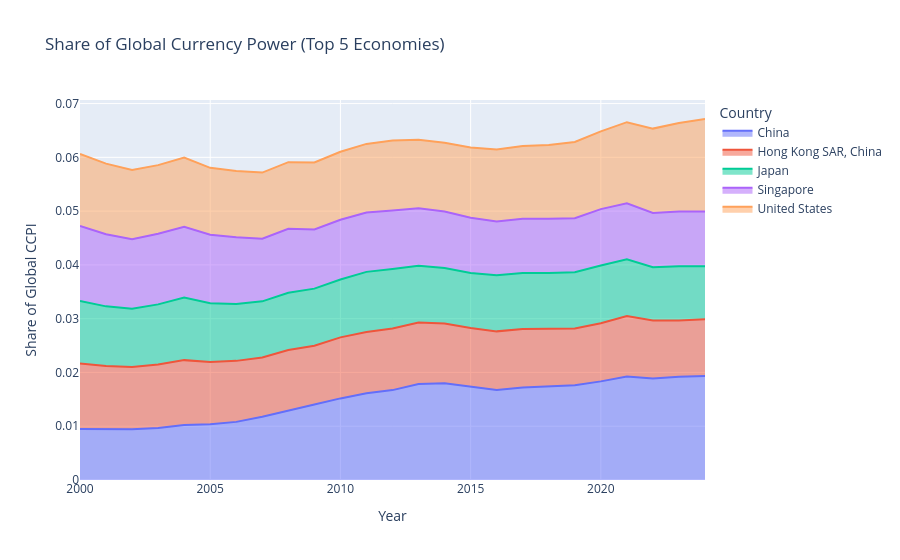

Notebook cell for this chart:
### Markdown cell above
[View Top 5 CCPI Trajectories](https://afreedashireen.github.io/global-currency-power-index/visuals/top5_ccpi_trajectories.html)

### Code cell
# 7. Share of global CCPI

df_share = df_scaled.copy()
df_share["Global_Total"] = df_share.groupby("Year")["CCPI"].transform("sum")
df_share["CCPI_Share"] = df_share["CCPI"] / df_share["Global_Total"]

df_share_top5 = df_share[df_share["Country"].isin(top5_countries)]

fig = px.area(
    df_share_top5,
    x="Year",
    y="CCPI_Share",
    color="Country",
    title="Share of Global Currency Power (Top 5 Economies)"
)
fig.update_layout(yaxis_title="Share of Global CCPI")

### Figure 1 — Plotly figure (JSON) as saved in the notebook; plotly's stock layout.template omitted (floating-point values rounded to 4 significant figures)
{"data": [{"fillpattern": {"shape": ""}, "hovertemplate": "Country=China<br>Year=%{x}<br>CCPI_Share=%{y}<extra></extra>", "legendgroup": "China", "line": {"color": "#636efa"}, "marker": {"symbol": "circle"}, "mode": "lines", "name": "China", "orientation": "v", "showlegend": true, "stackgroup": "1", "type": "scatter", "x": [2000, 2001, 2002, 2003, 2004, 2005, 2006, 2007, 2008, 2009, 2010, 2011, 2012, 2013, 2014, 2015, 2016, 2017, 2018, 2019, 2020, 2021, 2022, 2023, 2024], "xaxis": "x", "y": [0.009503, 0.009419, 0.009431, 0.009656, 0.01024, 0.01037, 0.01081, 0.01176, 0.01295, 0.01403, 0.01517, 0.01615, 0.01672, 0.01786, 0.01799, 0.01731, 0.01676, 0.01719, 0.01739, 0.01763, 0.01834, 0.01923, 0.01888, 0.01922, 0.01933], "yaxis": "y"}, {"fillpattern": {"shape": ""}, "hovertemplate": "Country=Hong Kong SAR, China<br>Year=%{x}<br>CCPI_Share=%{y}<extra></extra>", "legendgroup": "Hong Kong SAR, China", "line": {"color": "#EF553B"}, "marker": {"symbol": "circle"}, "mode": "lines", "name": "Hong Kong SAR, China", "orientation": "v", "showlegend": true, "stackgroup": "1", "type": "scatter", "x": [2000, 2001, 2002, 2003, 2004, 2005, 2006, 2007, 2008, 2009, 2010, 2011, 2012, 2013, 2014, 2015, 2016, 2017, 2018, 2019, 2020, 2021, 2022, 2023, 2024], "xaxis": "x", "y": [0.01219, 0.01177, 0.01159, 0.01181, 0.01205, 0.01157, 0.01135, 0.01103, 0.01121, 0.01093, 0.01135, 0.01138, 0.01146, 0.01141, 0.01111, 0.01094, 0.01088, 0.0109, 0.01075, 0.01055, 0.01082, 0.01124, 0.01078, 0.01045, 0.01055], "yaxis": "y"}, {"fillpattern": {"shape": ""}, "hovertemplate": "Country=Japan<br>Year=%{x}<br>CCPI_Share=%{y}<extra></extra>", "legendgroup": "Japan", "line": {"color": "#00cc96"}, "marker": {"symbol": "circle"}, "mode": "lines", "name": "Japan", "orientation": "v", "showlegend": true, "stackgroup": "1", "type": "scatter", "x": [2000, 2001, 2002, 2003, 2004, 2005, 2006, 2007, 2008, 2009, 2010, 2011, 2012, 2013, 2014, 2015, 2016, 2017, 2018, 2019, 2020, 2021, 2022, 2023, 2024], "xaxis": "x", "y": [0.01159, 0.0111, 0.01081, 0.01119, 0.01163, 0.01095, 0.01059, 0.01043, 0.01066, 0.01063, 0.01078, 0.01118, 0.01106, 0.01055, 0.01031, 0.01025, 0.01044, 0.01039, 0.01034, 0.01047, 0.01071, 0.01058, 0.009929, 0.01009, 0.009884], "yaxis": "y"}, {"fillpattern": {"shape": ""}, "hovertemplate": "Country=Singapore<br>Year=%{x}<br>CCPI_Share=%{y}<extra></extra>", "legendgroup": "Singapore", "line": {"color": "#ab63fa"}, "marker": {"symbol": "circle"}, "mode": "lines", "name": "Singapore", "orientation": "v", "showlegend": true, "stackgroup": "1", "type": "scatter", "x": [2000, 2001, 2002, 2003, 2004, 2005, 2006, 2007, 2008, 2009, 2010, 2011, 2012, 2013, 2014, 2015, 2016, 2017, 2018, 2019, 2020, 2021, 2022, 2023, 2024], "xaxis": "x", "y": [0.01397, 0.01341, 0.01295, 0.01314, 0.01318, 0.01273, 0.0124, 0.01165, 0.0119, 0.01099, 0.0111, 0.01104, 0.01086, 0.0107, 0.0105, 0.01027, 0.01002, 0.01011, 0.0101, 0.01005, 0.0105, 0.0104, 0.01006, 0.01016, 0.01016], "yaxis": "y"}, {"fillpattern": {"shape": ""}, "hovertemplate": "Country=United States<br>Year=%{x}<br>CCPI_Share=%{y}<extra></extra>", "legendgroup": "United States", "line": {"color": "#FFA15A"}, "marker": {"symbol": "circle"}, "mode": "lines", "name": "United States", "orientation": "v", "showlegend": true, "stackgroup": "1", "type": "scatter", "x": [2000, 2001, 2002, 2003, 2004, 2005, 2006, 2007, 2008, 2009, 2010, 2011, 2012, 2013, 2014, 2015, 2016, 2017, 2018, 2019, 2020, 2021, 2022, 2023, 2024], "xaxis": "x", "y": [0.01336, 0.01314, 0.01286, 0.01276, 0.01288, 0.01243, 0.01234, 0.0123, 0.01238, 0.01247, 0.01265, 0.01276, 0.01302, 0.01276, 0.01281, 0.01307, 0.01334, 0.01352, 0.01373, 0.01415, 0.01446, 0.01509, 0.0157, 0.01649, 0.0172], "yaxis": "y"}], "layout": {"legend": {"title": {"text": "Country"}, "tracegroupgap": 0}, "title": {"text": "Share of Global Currency Power (Top 5 Economies)"}, "xaxis": {"anchor": "y", "domain": [0, 1], "title": {"text": "Year"}}, "yaxis": {"anchor": "x", "domain": [0, 1], "title": {"text": "Share of Global CCPI"}}}}
